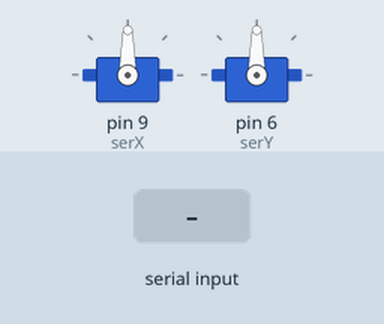
The sketch below on a simulated Arduino Uno, built with avr-gcc and run on an emulated ATmega328P. Parts: 2 × servo. Inputs (shaded band) come from the test bench.

Above: at 1.2 s.
1.3 s: "Y" received over Serial
At 2.5 s:
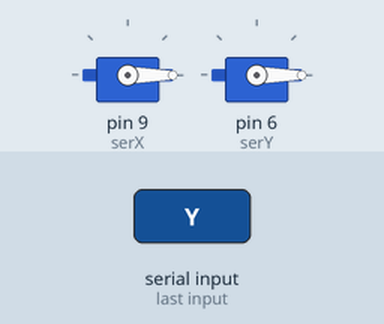
2.8 s: "30,150\n" received over Serial
At 4.0 s:
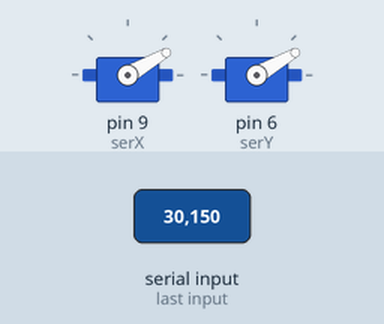
4.3 s: "200\n" received over Serial
At 5.1 s:
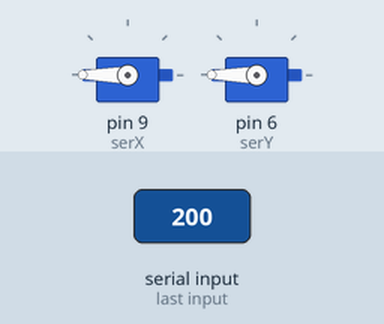
5.8 s: "X" received over Serial
At 7.0 s:
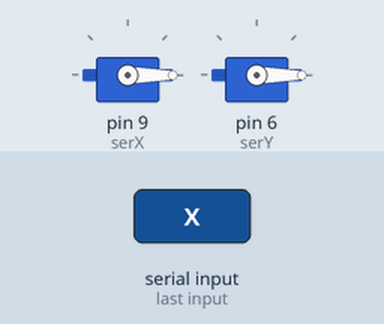
7.3 s: "90,45\n" received over Serial
At 8.6 s:
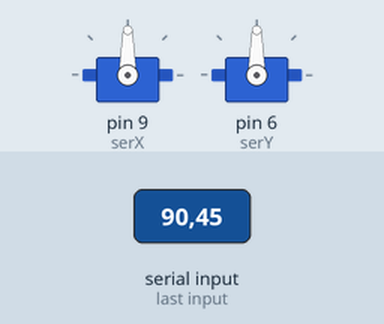
Timing chart, 0 to 9.8 s (numbered marks = the images above; inputs shaded):
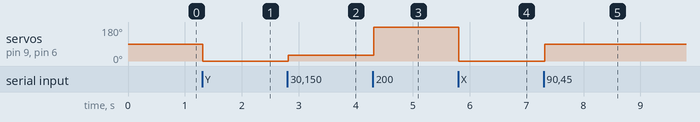

Measured:
- after the input at 1.3 s, servo on pin 9 (serX), servo on pin 6 (serY): 90° → 0° at once
- after the input at 2.8 s, servo on pin 9 (serX), servo on pin 6 (serY): 0° → 30° at once
- after the input at 4.3 s, servo on pin 9 (serX), servo on pin 6 (serY): 30° → 180° at once
- after the input at 5.8 s, servo on pin 9 (serX), servo on pin 6 (serY): 180° → 0° at once
- after the input at 7.3 s, servo on pin 9 (serX), servo on pin 6 (serY): 0° → 90° at once

The sketch:

Arduino_code.ino
```cpp
#include <Servo.h>

Servo serX;
Servo serY;
String serialData;


void setup() {
  serX.attach(9); //attaches variable to pin 10
  serY.attach(6); //attaches varaible to pin 11
  Serial.begin(9600); // rate at which information gets transferred in a communication channel
  //what is serial communication : sending data one bit at a time
  //9600 baud implies, it transferrs 9600 bits per second
  Serial.setTimeout(10); //to reduce delay
}


void loop() {
  //r
}
//what is event listenter?
// a particular function or programme that waits for a certain event to occur

void serialEvent(){
  serialData = Serial.readString();
  //what is the serial connection connected to?
  //I am guessing Serial.readstring() returns some string like "X100Y90"
  //but where does it read it from?
  serX.write(parseDataX(serialData));
  serY.write(parseDataY(serialData));
}

// I believe below function gets the X value as integer from string "X100Y90"

int parseDataX(String data){
  data.remove(data.indexOf("Y"));
  data.remove(data.indexOf("X"), 1);

  //data.remove removes every character starting from the character with index = first argument
  //second argument tells, how many characters to remove, if it left empty it will remove every character


  return data.toInt();

}

int parseDataY(String data){

  data.remove(0, data.indexOf("Y")+1);

  return data.toInt();

}
```
